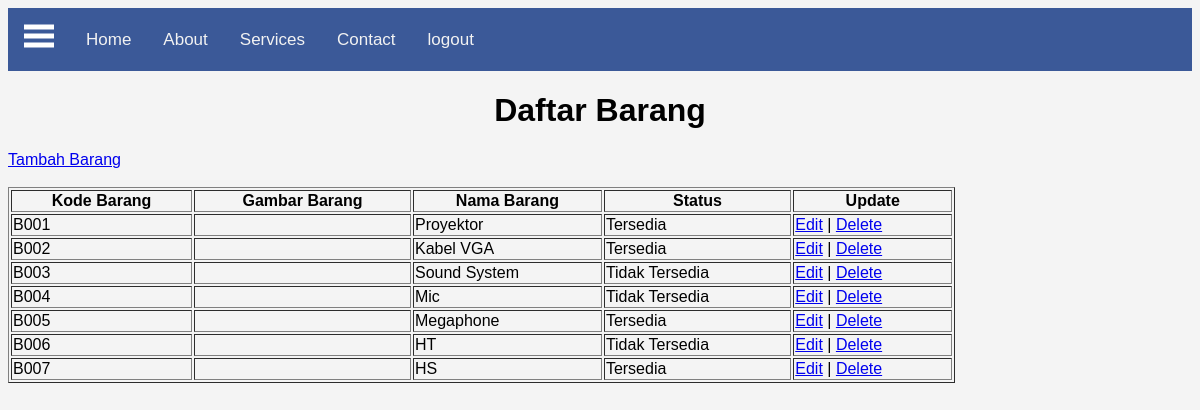
/barang.php (signed in), run on the app's committed database.
### tables this page shows
CREATE TABLE `tb_barang` (
  `kode_barang` varchar(10) NOT NULL,
  `gambar_barang` varchar(1) NOT NULL,
  `nama_barang` varchar(30) NOT NULL,
  `status` varchar(15) NOT NULL
);

### barang.php (the view, shortened to what this page needs)
<!DOCTYPE html>
<html lang="en">
<head>
  <link rel="stylesheet" href="style.css">
</head>
<body>
  <nav class="navbar">
    <span class="open-slide">
      <a href="#" onclick="openSlideMenu()">
        <svg width="30" height="30">
            <path d="M0,5 30,5" stroke="#fff" stroke-width="5"/>
            <path d="M0,14 30,14" stroke="#fff" stroke-width="5"/>
            <path d="M0,23 30,23" stroke="#fff" stroke-width="5"/>
        </svg>
      </a>
    </span>
    <ul class="navbar-nav">
      <li><a href="halaman_admin.php">Home</a></li>
      <li><a href="#">About</a></li>
      <li><a href="#">Services</a></li>
      <li><a href="#">Contact</a></li>
      <li><a href="logout.php" align="left">logout</a></li>
    </ul>
  </nav>
  <legend align="center"><h1>Daftar Barang</h1></legend>
<?php
include_once("koneksi.php");
$result = mysqli_query($koneksi, "SELECT * FROM tb_barang ORDER BY kode_barang ASC");
?>
<a href="add.php">Tambah Barang</a><br/><br/>
    <table width='80%' border=1>
    <tr>
         <th>Kode Barang</th> <th>Gambar Barang</th> <th>Nama Barang</th> <th>Status</th> <th>Update</th>
    </tr>
    <?php
    while($user_data = mysqli_fetch_array($result)) {
        ?>
    <tr>
        <td> <?php echo $user_data['kode_barang']; ?></td>
        <td> <?php echo $user_data['gambar_barang']; ?></td>
        <td> <?php echo $user_data['nama_barang']; ?></td>
        <td> <?php echo $user_data['status']; ?></td>
        <td>
        <a href="edit.php?id=<?php echo $user_data['kode_barang'] ?>">Edit</a>
        |
        <a href="delete.php?id=<?php echo $user_data['kode_barang'] ?>"
        onclick="return confirm('apakah anda yakin akan menghapus barang <?php echo $user_data['nama_barang']; ?> ?')">Delete</a>
      </td>
    </tr>
    <?php
    }
    ?>
    </table>
</body>
</html>

### style.css (style rules this page uses)
body { font-family:"Arial", Serif; background-color:#f4f4f4; }
.navbar { background-color:#3b5998; overflow:hidden; height:63px; }
.navbar a { float:left; display:block; color:#f2f2f2; text-align:center; padding:14px 16px; text-decoration:none; font-size:17px; }
.navbar ul { margin:8px 0 0 0; list-style:none; }

### data on the page
tb_barang: kode_barang "B001", nama_barang "Proyektor", status "Tersedia"
tb_barang: kode_barang "B002", nama_barang "Kabel VGA", status "Tersedia"
tb_barang: kode_barang "B003", nama_barang "Sound System", status "Tidak Tersedia"
tb_barang: kode_barang "B004", nama_barang "Mic", status "Tidak Tersedia"
tb_barang: kode_barang "B005", nama_barang "Megaphone", status "Tersedia"
tb_barang: kode_barang "B006", nama_barang "HT", status "Tidak Tersedia"
tb_barang: kode_barang "B007", nama_barang "HS", status "Tersedia"
